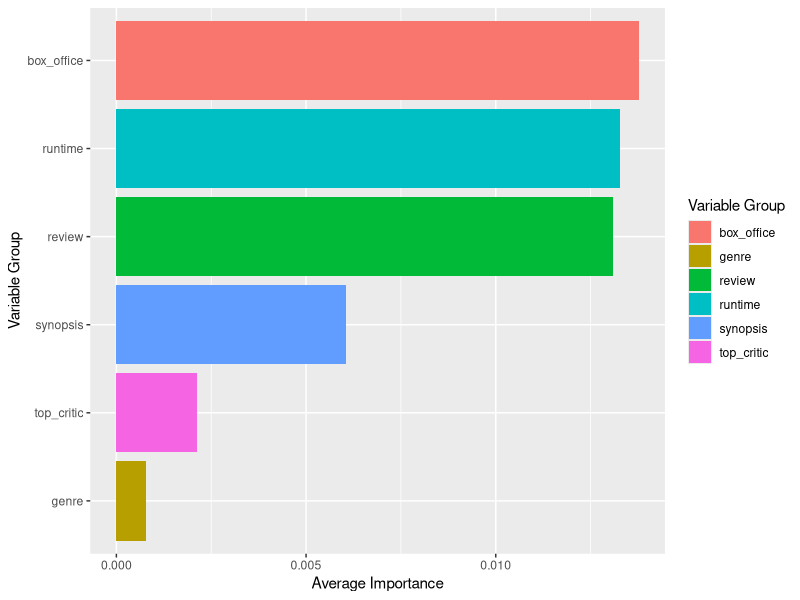
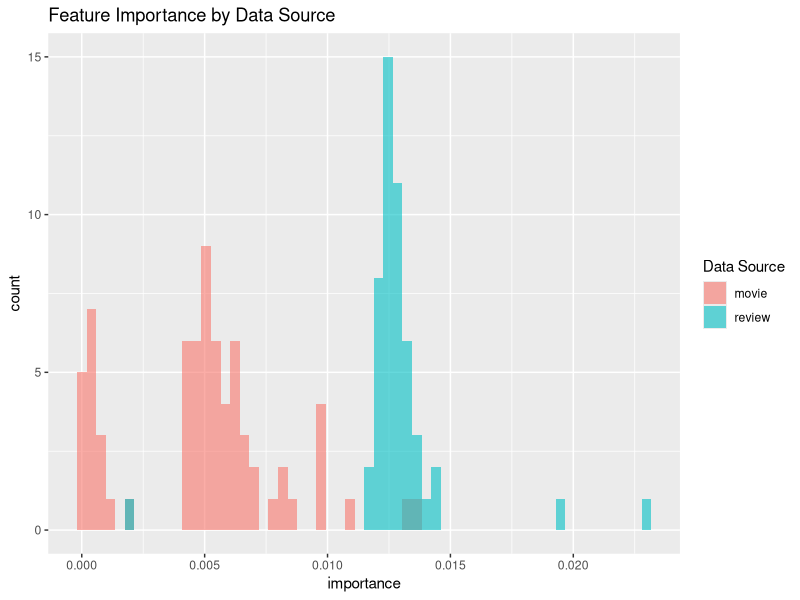
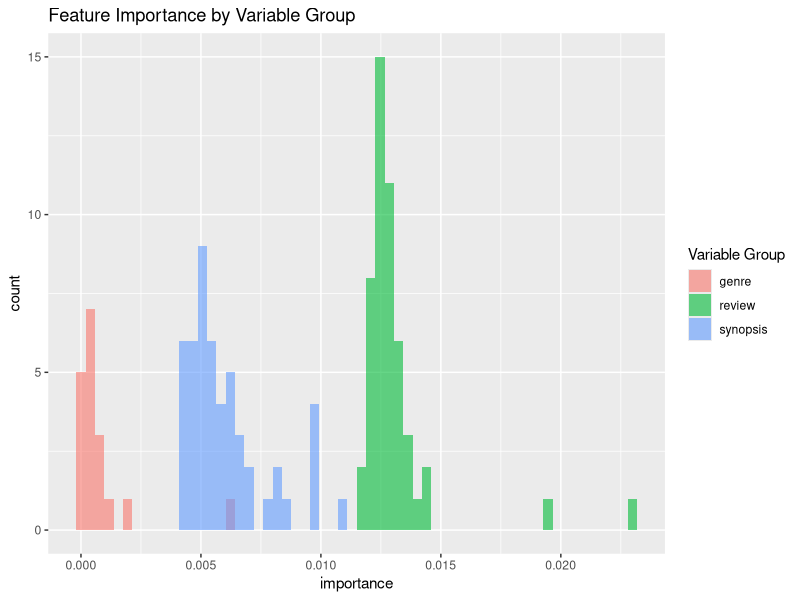
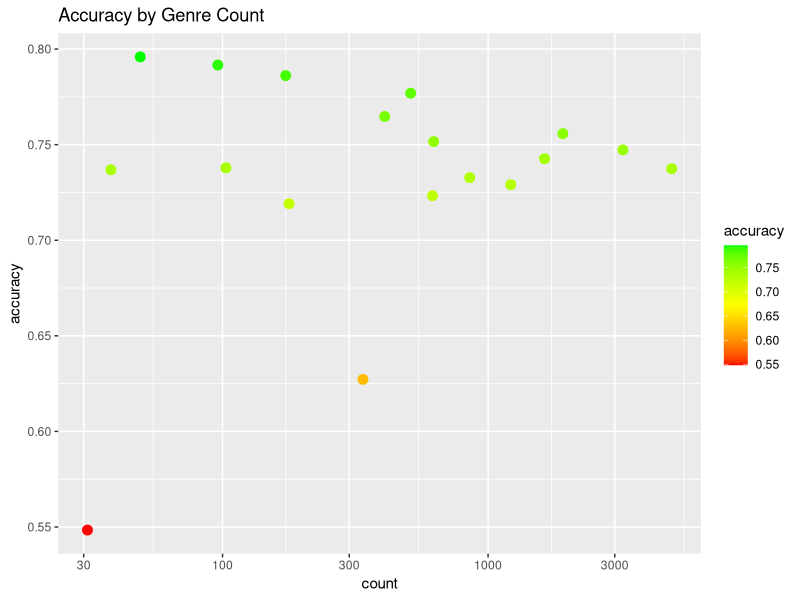
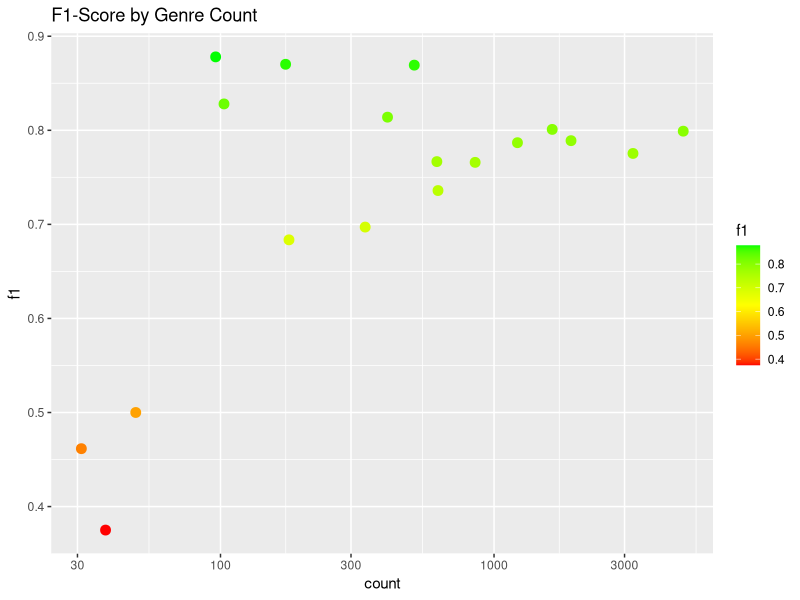
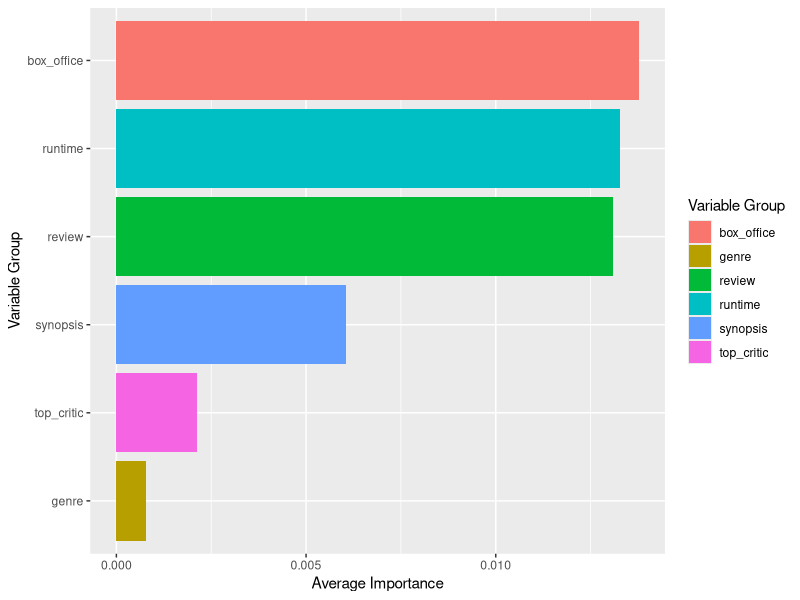
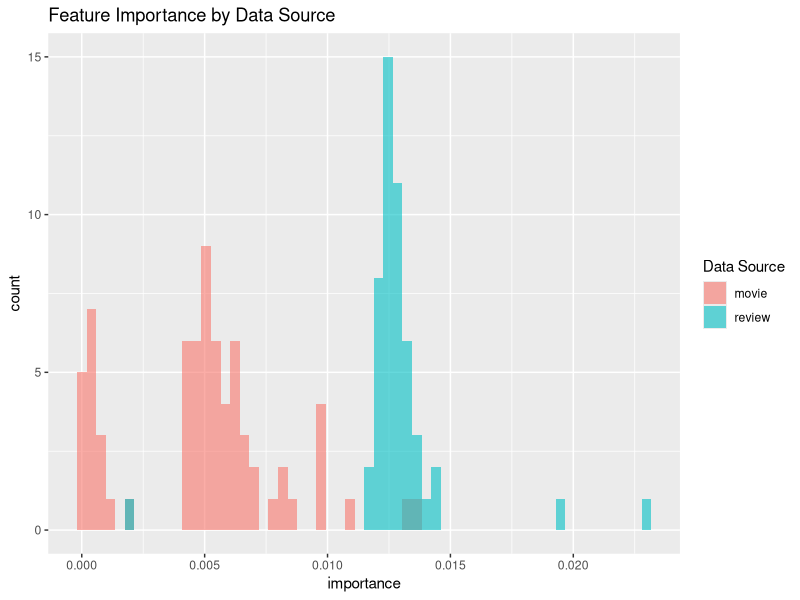
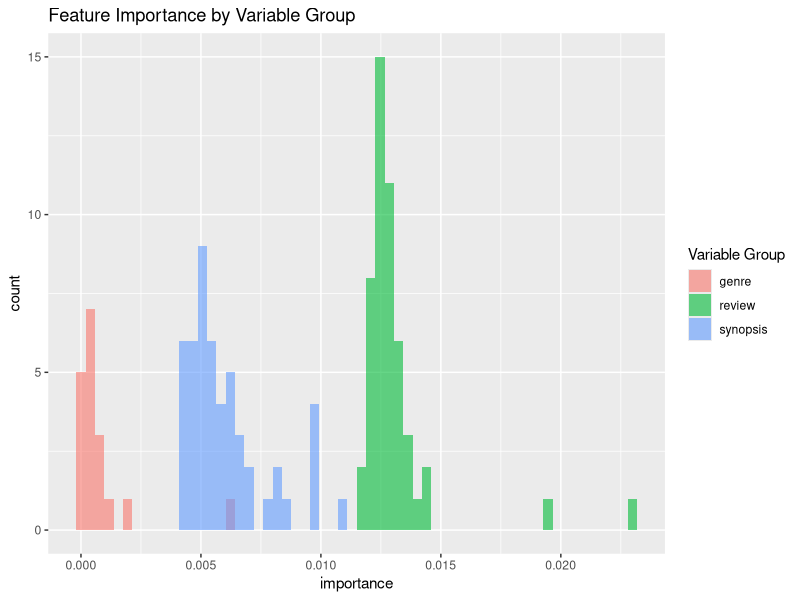

Write R code to recreate these figures, in order.
library(ggplot2)
library(dplyr)
library(stringr)

feature_importance <- read.csv('feature_importance.csv')
genre_results <- read.csv('genre_results.csv')

feature_importance %>%
  mutate(var_group = case_when(
    str_detect(var, "review_topic\\d+") ~ "review",
    str_detect(var, "synopsis_topic\\d+") ~ "synopsis",
    str_detect(var, "^[A-Z]") ~ "genre",
    TRUE ~ var
  )) %>%
  mutate(data_source = case_when(
    str_detect(var, "synopsis|box_office|runtime") ~ "movie",
    var_group == "genre" ~ "movie",
    TRUE ~ "review"
  )) ->
  feature_importance

feature_importance %>%
  group_by(var_group) %>%
  summarize(avg_importance = mean(importance)) %>%
  ungroup() %>%
  ggplot(aes(x = reorder(var_group, avg_importance), y = avg_importance, fill = var_group)) +
  geom_col() +
  xlab("Variable Group") +
  ylab("Average Importance") +
  scale_fill_discrete(name = "Variable Group") +
  coord_flip()
ggsave("avgimportance_by_vargroup.png")

feature_importance %>%
  ggplot(aes(x = importance, fill = data_source)) +
  geom_histogram(bins = 60, position = "identity", alpha = 0.6) +
  scale_fill_discrete(name = "Data Source") +
  ggtitle("Feature Importance by Data Source")
ggsave("importance_by_source.png")

feature_importance %>%
  filter(var_group == "genre" | var_group == "review" | var_group == "synopsis") %>%
  ggplot(aes(x = importance, fill = var_group)) +
  geom_histogram(bins = 60, position = "identity", alpha = 0.6) +
  scale_fill_discrete(name = "Variable Group") +
  ggtitle("Feature Importance by Variable Group")
ggsave("importance_by_vargroup.png")

genre_results %>%
  ggplot(aes(x = count, y = accuracy, color = accuracy)) +
  geom_point(size = 3) +
  scale_x_log10() +
  scale_color_gradientn(colors = c("red", "yellow", "green")) +
  ggtitle("Accuracy by Genre Count")
ggsave("accuracy_by_count.png")

genre_results %>%
  ggplot(aes(x = count, y = f1, color = f1)) +
  geom_point(size = 3) +
  scale_x_log10() +
  scale_color_gradientn(colors = c("red", "yellow", "green")) +
  ggtitle("F1-Score by Genre Count")
ggsave("f1_by_count.png")
